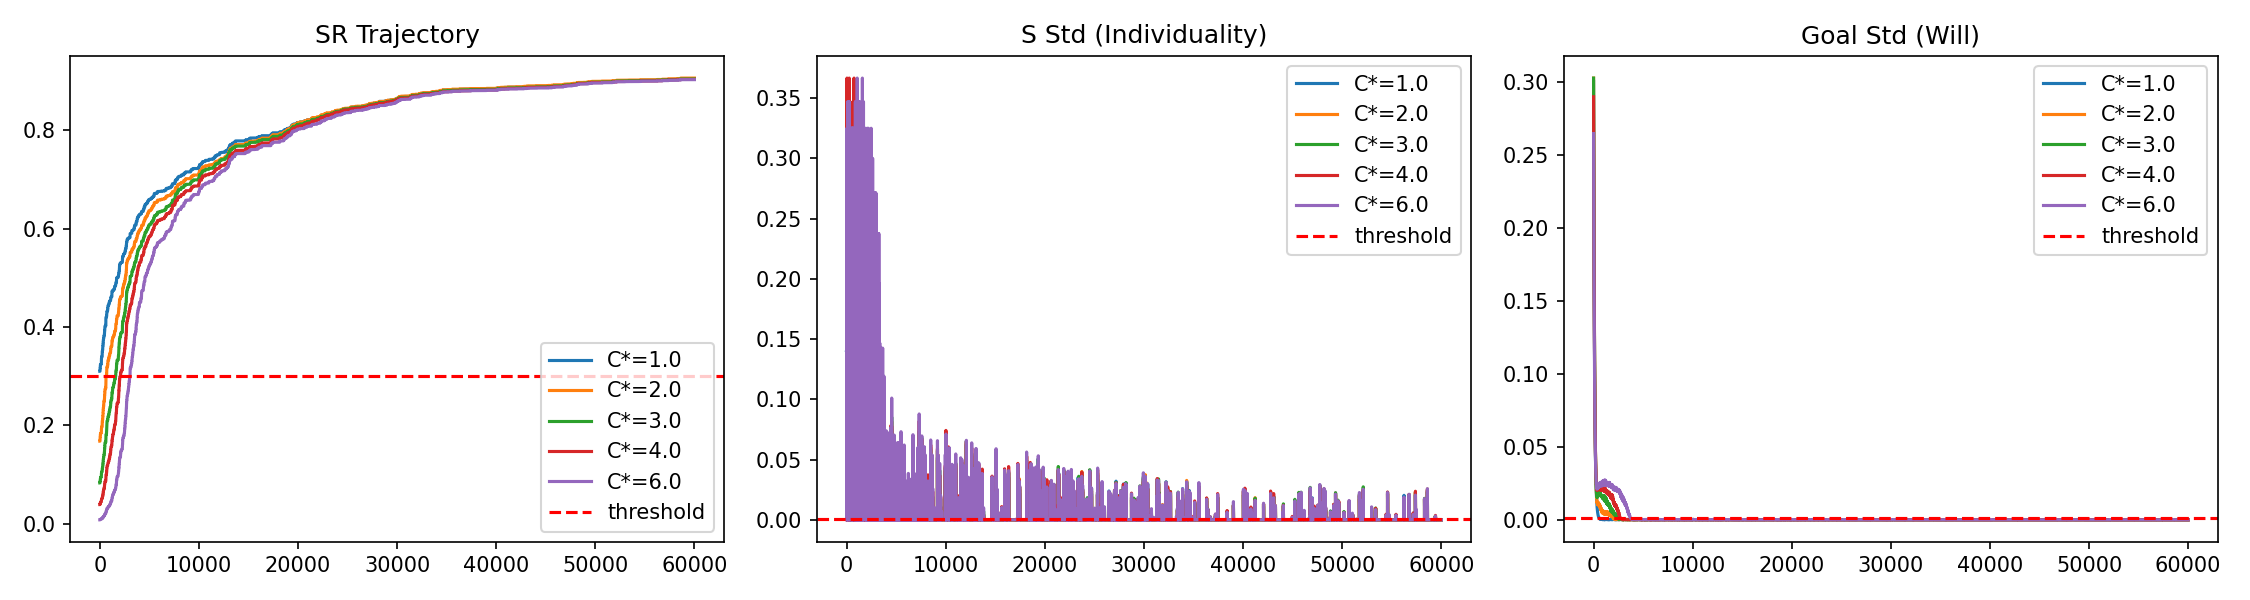

This chart was generated by the following Python code:
import numpy as np
import pandas as pd
import matplotlib.pyplot as plt

# =========================
# CONFIG
# =========================
N = 50
T = 60000
gamma_scale = 2.0

eta = 0.3
alpha = 0.5
k = 0.8
beta = 0.15
lambda_goal = 0.005
lambda2 = 0.005

C_star_list = [1.0, 2.0, 3.0, 4.0, 6.0]

np.random.seed(42)

# =========================
# DATA
# =========================
BASE_PATH = r"C:\Users\trini\OneDrive\Desktop"

dielectron = pd.read_csv(f"{BASE_PATH}\\dielectron.csv")["M"].values
dielectron = dielectron[~np.isnan(dielectron)]

higgs_raw = pd.read_csv(f"{BASE_PATH}\\higgs.csv")["DER_mass_MMC"].values
higgs = higgs_raw[higgs_raw != -999.0]
higgs = higgs[~np.isnan(higgs)]

data = np.concatenate([dielectron, higgs])
data = (data - np.mean(data)) / (np.std(data) + 1e-8)

print(f"데이터 로드 완료: {len(data)}개")

# =========================
# ZETA
# =========================
zeta_imag = np.array([
    14.1347, 21.0220, 25.0109, 30.4249, 32.9351,
    37.5862, 40.9187, 43.3271, 48.0052, 49.7738,
    52.9703, 56.4462, 59.3470, 60.8318, 65.1125,
    67.0798, 69.5464, 72.0672, 75.7047, 77.1448,
    79.3374, 82.9104, 84.7355, 87.4253, 88.8091,
    92.4919, 94.6513, 95.8706, 98.8312, 101.3178,
    103.7255, 105.4466, 107.1686, 111.0295, 111.8747,
    114.3202, 116.2267, 118.7908, 121.3701, 122.9468,
    124.2568, 127.5167, 129.5787, 131.0877, 133.4977,
    134.7565, 138.1160, 139.7362, 141.1237, 143.1118
])

gamma_i = gamma_scale * (zeta_imag / np.max(zeta_imag))
gamma_i = np.clip(gamma_i, 0.05, None)

omega_i = zeta_imag

# =========================
# OSCILLATOR
# =========================
def zeta_oscillator(t, phase_i):
    return np.sin(omega_i * t * 0.001 + phase_i)

# =========================
# RUN FUNCTION
# =========================
def run_simulation(C_star):

    # 독립 초기화
    S = np.random.rand(N)
    Goal = np.random.rand(N)
    SR = np.zeros(N)
    C = np.zeros(N)
    phase_i = np.random.uniform(0, 2*np.pi, N)

    SR_log, S_std_log, Goal_std_log = [], [], []

    for t in range(T):

        Phi = zeta_oscillator(t, phase_i)
        Phi = np.tanh(Phi)
        Phi_eff = Phi * (1 - SR)

        Reward = data[t % len(data)]

        denom = 1 + gamma_i * (S + Phi_eff)
        denom = np.where(np.abs(denom) < 1e-8, 1e-8, denom)

        S = (S + Phi_eff + Reward) / denom
        S = np.clip(S, 0.0, 1.0)

        S_mean = np.mean(S)
        Goal += lambda_goal * (1 - S) * (S_mean - Goal)
        Goal += lambda2 * (Reward - Goal)

        # v18 C 유지
        C += alpha * S * (1 - S)

        SR = 1 / (1 + np.exp(-k * (C - C_star)))

        SR_log.append(np.mean(SR))
        S_std_log.append(np.std(S))
        Goal_std_log.append(np.std(Goal))

    return SR_log, S_std_log, Goal_std_log

# =========================
# RUN ALL
# =========================
results = {}

for C_star in C_star_list:
    print(f"Running C* = {C_star} ...")
    SR_log, S_std_log, Goal_std_log = run_simulation(C_star)

    results[C_star] = {
        "SR": SR_log,
        "S_std": S_std_log,
        "Goal_std": Goal_std_log
    }

    print(f"  Final SR: {SR_log[-1]:.6f} | S Std: {S_std_log[-1]:.6f} | Goal Std: {Goal_std_log[-1]:.6f}")

# =========================
# PLOT
# =========================
plt.figure(figsize=(15, 4))

plt.subplot(1, 3, 1)
for C_star in C_star_list:
    plt.plot(results[C_star]["SR"], label=f"C*={C_star}")
plt.axhline(y=0.3, linestyle='--', color='red', label='threshold')
plt.title("SR Trajectory")
plt.legend()

plt.subplot(1, 3, 2)
for C_star in C_star_list:
    plt.plot(results[C_star]["S_std"], label=f"C*={C_star}")
plt.axhline(y=0.001, linestyle='--', color='red', label='threshold')
plt.title("S Std (Individuality)")
plt.legend()

plt.subplot(1, 3, 3)
for C_star in C_star_list:
    plt.plot(results[C_star]["Goal_std"], label=f"C*={C_star}")
plt.axhline(y=0.001, linestyle='--', color='red', label='threshold')
plt.title("Goal Std (Will)")
plt.legend()

plt.tight_layout()
plt.savefig(f"{BASE_PATH}\\philia_v19_Cstar_scan.png", dpi=150)
plt.show()

print("C* scan 완료")
